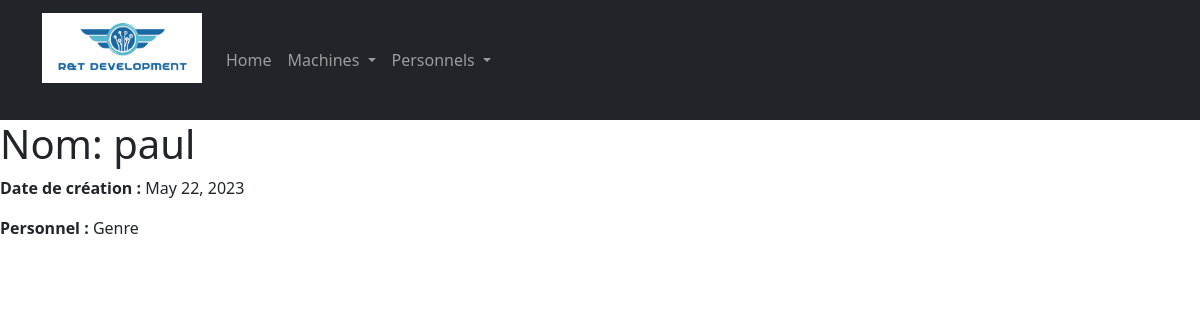
Page /computerApp/personnel_detail/4 on the committed database.
### computerApp/models.py (models this page shows, shortened)
class Personnel(models.Model):
    TYPE = (
        ('Genre', ('Genre - à choisir ')),
        ('Homme', ('Homme ')),
        ('Femme', ('Femme ')),
        ('ND', ('ND - ne préfaire pas ce prononcer')),
    )
    id = models.AutoField(primary_key=True, editable=False)
    nom = models.CharField(max_length=10)
    maintenanceDate = models.DateField(default = datetime.now())
    mach = models.CharField(max_length=16, choices= TYPE, default='Genre')
    mail = models.EmailField(editable=False,blank=True)

### computerApp/views.py (the view)
# urls.py: path('personnel_detail/<pk>', views.personnel_detail_view, name='personnel-detail'),
def personnel_detail_view(request, pk):
    personnel = get_object_or_404(Personnel, id=pk)
    context = {'personnel': personnel}
    return render(request, 'computerApp/personnel_detail.html', context)

### computerApp/templates/computerApp/personnel_detail.html (shortened to what this page needs)
{% extends "index.html" %}
{% block content %}
    <h1>Nom: {{personnel.nom}} </h1>
    <p><strong>Date de création : </strong>{{personnel.maintenanceDate}} </p>
    <p><strong>Personnel : </strong> {{personnel.mach}} </p>
{% endblock %}

### rows in the picture
Personnel: nom "paul", maintenanceDate "May 22, 2023", mach "Genre"
